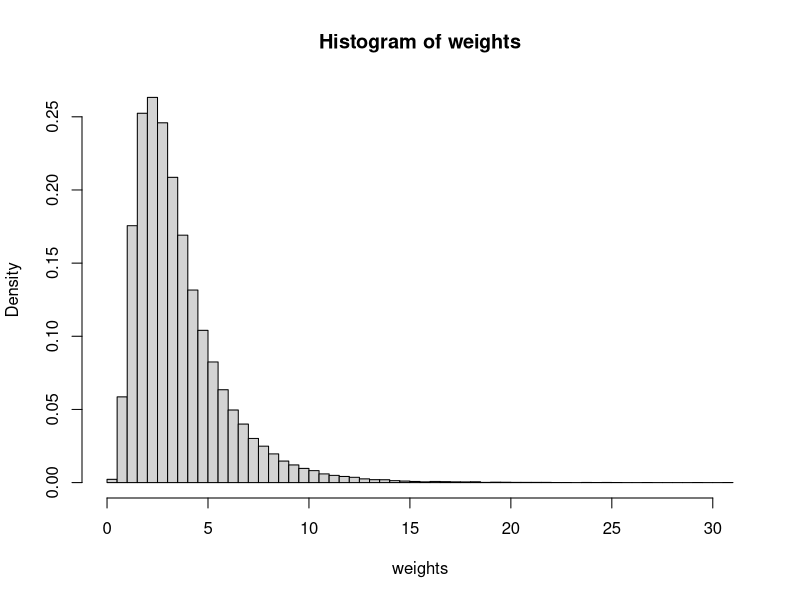
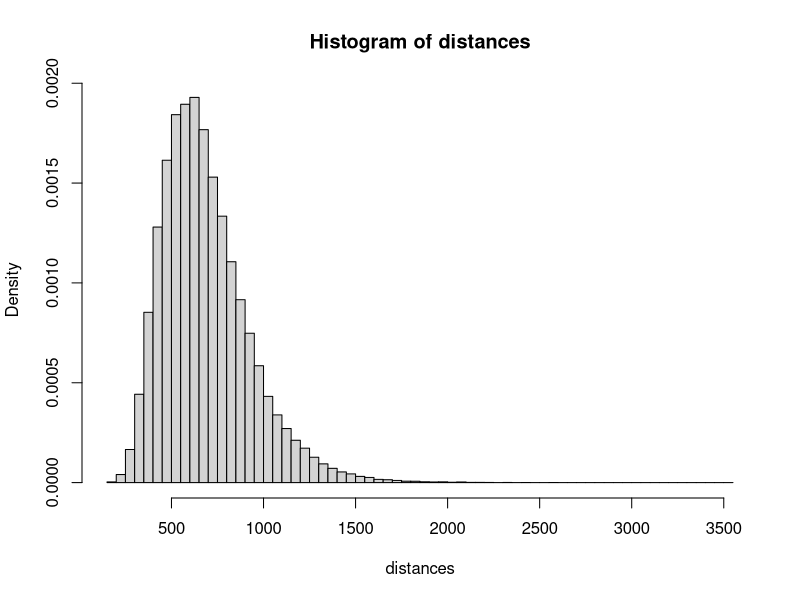

Reproduce these figures in R, in order. (Note: this script raises an error after producing the figures.)
#
# Source code for the creation of the benchmark.csv file
#

# Setting working directory properly 
getwd()
setwd("..")
(path <- getwd())

# Parameters of the simulation
n <- 100000
x <- matrix(c(runif(2*n)),ncol = 2,byrow = TRUE)

# Generate weights with a LogNormal distribution
mu1 <- log(3000)
sigma1 <- log(1.8)
exp(mu1+sigma1**2/2)
exp(2*mu1+4*sigma1**2/2)-exp(mu1+sigma1**2/2)**2
weights <- round(qlnorm(x[,1],mu1,sigma1)/1000,3)
hist(weights,breaks = 100,freq=FALSE)
mean(weights)
max(weights)

# Generate the errors on the weights
weightsTarifParam <- 0.7
weightsCost <- weights*weightsTarifParam
weightsError <- rnorm(n,mean(weightsCost),sd(weightsCost))
max(weightsError)
min(weightsError)
weightsFinalPrice <- weightsCost+weightsError
mean(weightsFinalPrice)
min(weightsFinalPrice)
var(weightsFinalPrice)

# Generate the distance with a LogNormal distribution
# routesCanada
# routesIATA <- cbind(paste(routesCanada$sourceAirport),paste(routesCanada$destinationAirport))
# routesDistance <- apply(routesIATA, 1, function(x) airportsDist(x[1],x[2])$value)
# max(routesDistance)
# mean(routesDistance)
mu2 <- log(650)
sigma2 <- log(1.4)
(distances <- round(qlnorm(x[,2],mu2,sigma2)))
hist(distances,breaks = 100,freq=FALSE)
mean(distances)
max(distances)

# Generate the errors on the distances
distancesTarifParam <- 0.0275
distancesCost <- distances*distancesTarifParam
distancesError <- rnorm(n,mean(distancesCost),sd(distancesCost))
distancesFinalPrice <- distancesCost+distancesError
mean(distancesFinalPrice)
var(distancesFinalPrice)
max(distancesFinalPrice)
min(distancesFinalPrice)

# Generate total price
baseCost <- 10
# taxRate <- sum(table(airportsCanada$province)*as.numeric(paste(taxRates$taxRate)))/length(airportsCanada$province)
taxRate <- 1.082408
profitMargin <- 1.15
(totalCost <- round((baseCost + weightsFinalPrice + distancesFinalPrice)*profitMargin*taxRate,2))
mean(totalCost)
var(totalCost)
max(totalCost)
min(totalCost)

# Export to csv format
(dataExport <- cbind(weights,distances,totalCost))
colnames(dataExport) <- c("Poids (Kg)","Distance (Km)","Prix (CAD $)")
write.csv(dataExport,paste(path,"/Reference/benchmark.csv",sep=''),row.names = FALSE)
